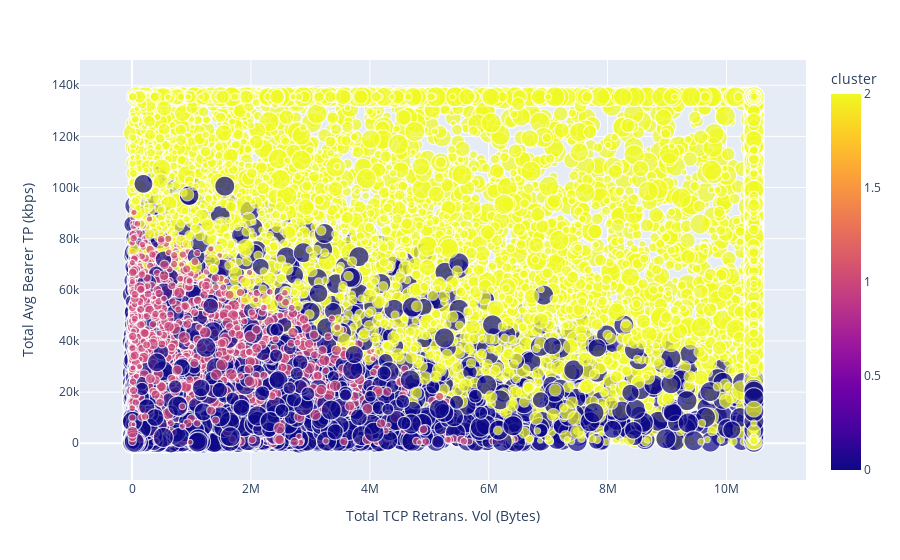

The cell this chart's notebook holds for it:
### Code cell
fig = px.scatter(user_experience_df, x='Total TCP Retrans. Vol (Bytes)', y='Total Avg Bearer TP (kbps)',
                 color='cluster', size='Total Avg RTT (ms)')
fig.show()

### Figure 1 — Plotly figure (JSON) as saved in the notebook; plotly's stock layout.template omitted (floating-point values rounded to 4 significant figures; data arrays with more than 128 entries replaced by an {"elided": "..."} marker saying what was removed)
{"data": [{"hovertemplate": "Total TCP Retrans. Vol (Bytes)=%{x}<br>Total Avg Bearer TP (kbps)=%{y}<br>Total Avg RTT (ms)=%{marker.size}<br>cluster=%{marker.color}<extra></extra>", "legendgroup": "", "marker": {"color": {"elided": "48011 int values"}, "coloraxis": "coloraxis", "size": {"elided": "48011 int values"}, "sizemode": "area", "sizeref": 0.9675, "symbol": "circle"}, "mode": "markers", "name": "", "showlegend": false, "type": "scattergl", "x": {"elided": "48011 float values"}, "xaxis": "x", "y": {"elided": "48011 int values"}, "yaxis": "y"}], "layout": {"coloraxis": {"colorbar": {"title": {"text": "cluster"}}, "colorscale": [[0, "#0d0887"], [0.1111, "#46039f"], [0.2222, "#7201a8"], [0.3333, "#9c179e"], [0.4444, "#bd3786"], [0.5556, "#d8576b"], [0.6667, "#ed7953"], [0.7778, "#fb9f3a"], [0.8889, "#fdca26"], [1, "#f0f921"]]}, "legend": {"itemsizing": "constant", "tracegroupgap": 0}, "margin": {"t": 60}, "xaxis": {"anchor": "y", "domain": [0, 1], "title": {"text": "Total TCP Retrans. Vol (Bytes)"}}, "yaxis": {"anchor": "x", "domain": [0, 1], "title": {"text": "Total Avg Bearer TP (kbps)"}}}}
